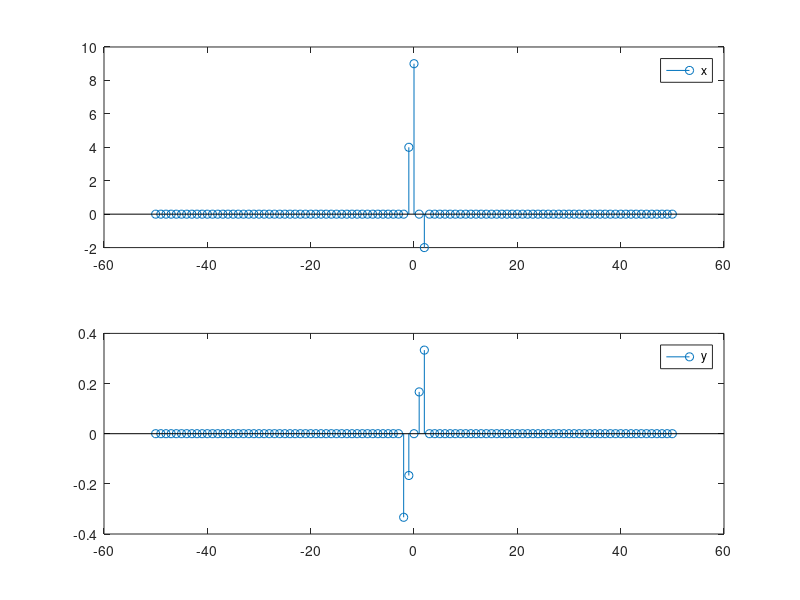

This chart was generated by the following MATLAB code: (Note: this script raises an error after producing the figure.)
n =-50:50;
% Υπολογισμός και γράφημα x
x = 4*gauspuls(n+1) + 9*gauspuls(n) - 2*gauspuls(n - 2);
subplot(211)
stem(n,x)
legend('x')

% Υπολογισμός και γράφημα y
y1 = (n + 2) >= 0;
y2 = (n - 3) >= 0;
y = (n/6).*(y1 - y2);
subplot(212)
stem(n,y)
legend('y')

b = length(n) - 1; % για το μήκος του διανύσματος z
% Υπολογισμός συνέλιξης z1 με την contoe (ασκ. 6) και γράφημα
z1 = convtoe(x,y);
figure
stem(-b:b,z1,'b')
legend('z')
hold on;

% Υπολογισμός συνέλιξης z1 με την conv και γράφημα (στο ίδιο παράθυρο για 
% δω ότι είναι ίσα)
z2 = conv(x,y);
stem(-b:b,z2,'g')
legend('z')